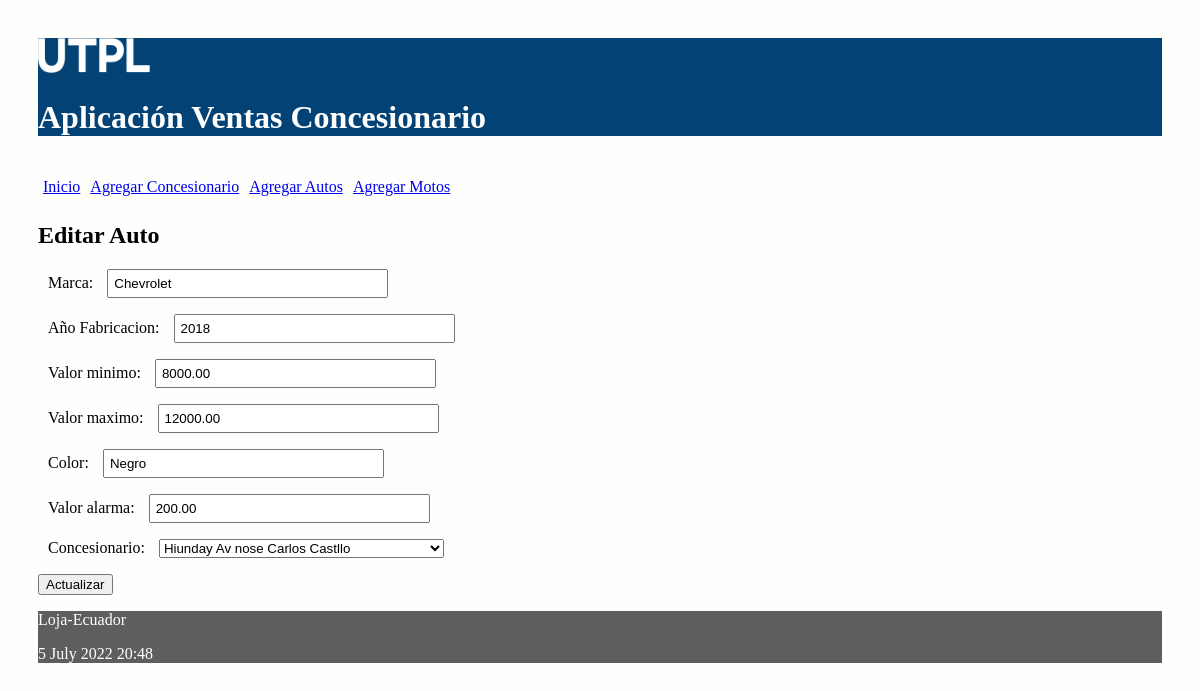
Screenshot of /editar_auto/1 with the database file from the repository.
### ventas/models.py (models this page shows, shortened)
class Auto(models.Model):
    marca = models.CharField(max_length=30)
    anio_fabricacion = models.IntegerField()
    valor_minimo = models.DecimalField(max_digits=100, decimal_places=2)
    valor_maximo = models.DecimalField(max_digits=100, decimal_places=2)
    color = models.CharField(max_length=30)
    valor_alarma = models.DecimalField(max_digits=100, decimal_places=2)
    concesionario = models.ForeignKey(Concesionario, on_delete=models.CASCADE, related_name="losvehiculos")

### ventas/views.py (the view)
# urls.py: path('editar_auto/<int:id>', views.editar_auto, name='editar_auto'),
def editar_auto(request, id):
    auto = Auto.objects.get(pk=id)
    if request.method=='POST':
        formulario = AutoForm(request.POST, instance=auto)
        print(formulario.errors)
        if formulario.is_valid():
            formulario.save()
            return redirect(index)
    else:
        formulario = AutoForm(instance=auto)
    diccionario = {'formulario': formulario}
    return render(request, 'editarAuto.html', diccionario)

### ventas/forms.py (shortened to what this page needs)
class AutoForm(ModelForm):
    class Meta:
        model = Auto
        fields = ['marca', 'anio_fabricacion', 'valor_minimo', 'valor_maximo', 'color', 'valor_alarma', 'concesionario']
        labels = {
            'anio_fabricacion': _('Año Fabricacion'),
        }

### ventas/models.py (called while the page is built)
    def __str__(self):
        return "%s %s %s" % (self.nombre,
                self.direccion,
                self.nombre_gerente)

### ventas/templates/editarAuto.html (shortened to what this page needs)
{% extends "master.html" %}
{% block content %}
<h2>Editar Auto</h3>
<form action="" method="post">
  {{formulario.as_p}}
  <p><input type='submit' value='Actualizar'/></p>
</form>
{% endblock %}

### ventas/static/css/estilos.css (style rules this page uses)
body { background: #FEFEFD; padding: 30px; }
input[type=text], input[type=number] { width: 25%; padding: 5px 5px; box-sizing: border-box; }
label { padding: 12px 10px; }

### rows the page displays
Auto: marca "Chevrolet", anio_fabricacion "2018", valor_minimo "8000.00", valor_maximo "12000.00", color "Negro", valor_alarma "200.00", concesionario "Hiunday Av nose Carlos Castllo"
